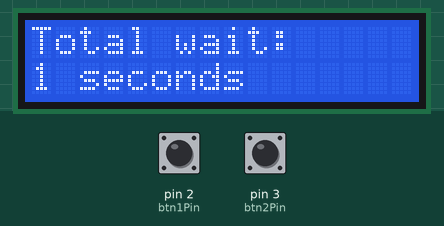
Bench run of a sketch on a simulated Arduino Uno, built with avr-gcc and run on an emulated ATmega328P. On the bench: 16×2 character LCD. The test bench sets the inputs (shaded band); at power-on: pin 2 (btn1Pin) HIGH, pin 3 (btn2Pin) HIGH.

Above: at 1.2 s.
1.3 s: pin 2 (btn1Pin) pulled LOW for 0.15 s
At 2.3 s:
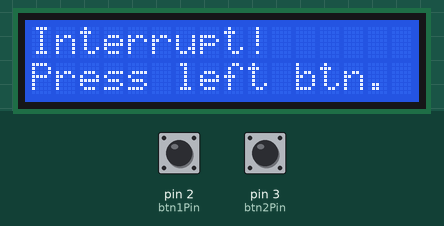
2.9 s: pin 3 (btn2Pin) pulled LOW for 0.15 s
At 3.5 s:
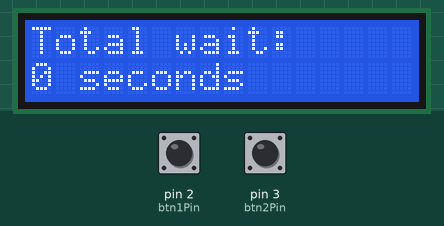
6.0 s: pin 3 (btn2Pin) pulled LOW for 1 s
At 9.2 s:
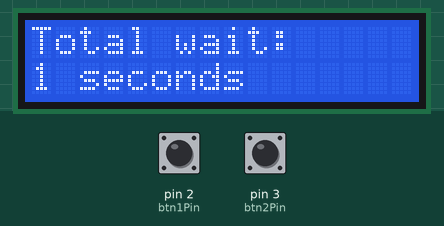
10.0 s: pin 2 (btn1Pin) pulled LOW for 1 s
At 11.3 s:
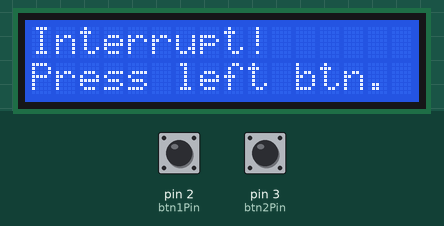
Timing chart, 0 to 13.0 s (numbered marks = the images above; inputs shaded):
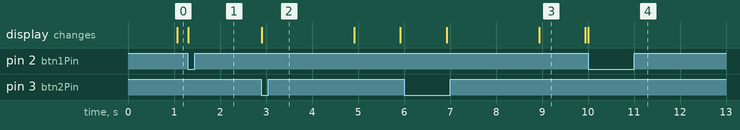

The sketch:

rgenov2Lab8.ino
```cpp
// Raphael Genova - 667495961
// Lab 8 - Interrupts
// Description - a program for the arduino that utilizes interrupts. When no button has been pressed
//              your 16x2 display should say something like "We have been waiting for X seconds", where
//              X will be updated as time goes on.
//              When the first button is pressed, the display should display “Interrupt received! Press button 2 to continue”
//              When the user presses button 2 the display goes back to displaying "We have been waiting for X seconds", and restarts the time a 0 seconds.
// Assumption - like a stopwatch
// References - looked up on the Internet and came across the Ardunio discussion boards about it,
//              Arduino Reference sheet on

// include the library code:
#include <LiquidCrystal.h>

// initialize the library with the numbers of the interface pins
LiquidCrystal lcd(12, 11, 7, 6, 5, 4); //from the LiquidCrystalScroll arduino sample code

//constant variables
const int btn1Pin = 2; //right button
const int btn2Pin = 3; //left button

int counter = 0;
int currentState = 0; //default state

void setup() {
  lcd.begin(16, 2); //just get things set up
  lcd.setCursor(0,0); //sets it up for the first row to be written
  pinMode(btn1Pin, INPUT_PULLUP);//right button display interupt
  attachInterrupt(digitalPinToInterrupt(btn1Pin), btn1Funct, HIGH);
  pinMode(btn2Pin, INPUT_PULLUP);//left button display how long interupt was
  attachInterrupt(digitalPinToInterrupt(btn2Pin), btn2Funct, HIGH);
  Serial.begin(9600);

}

void loop() {
  if(currentState == 0)
  {
    lcd.clear();
    lcd.print("Total wait: ");
    lcd.setCursor(0,1);
    lcd.print(String(counter) + " seconds");
    ++counter;
    delay(1000);
  }
}

void btn1Funct()
{
  currentState = 1;
  lcd.clear(); //clears the LCD display
  lcd.print("Interrupt!");
  lcd.setCursor(0,1);
  lcd.print("Press left btn.");
}

void btn2Funct()
{
  currentState = 0;
  counter = 0;
//  lcd.clear(); //clears the LCD display
//  lcd.print("BUTTON 2");
//  lcd.setCursor(0,1);
//  lcd.print("Aloha");
}
```

Measured:
- after the input at 1.3 s, the display: changes at once (image 1)
- after the input at 2.9 s, the display: changes at once (image 2)
- after the input at 10.0 s, the display: changes at once (image 4)
- what the display in image 3 shows lasts 1.0 s, from 8.9 s to 9.9 s
